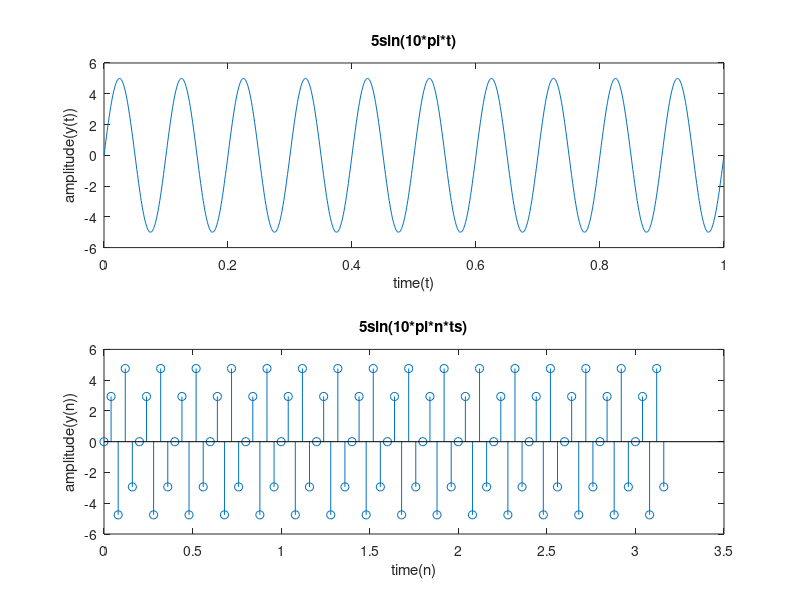

The MATLAB script that drew this image:
clear all
clc

t=0:.001:1;
f=10;
a=5;
y=a*sin(2*pi*f*t);
subplot(2,1,1)
plot(t,y);
title('5sin(10*pi*t)');
xlabel('time(t)');
ylabel('amplitude(y(t))');
fs=25;
n=0:79;
ts=1/fs;
y=a*sin(2*pi*f*n*ts);
subplot(2,1,2)
stem(n*ts,y);
title('5sin(10*pi*n*ts)');
xlabel('time(n)');
ylabel('amplitude(y(n))');
